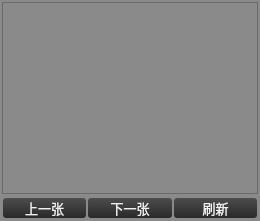
                       <widget class="QWidget" name="widget_33" native="true">
                        <property name="styleSheet">
                         <string notr="true">background-color: rgb(138, 138, 138);</string>
                        </property>
                        <layout class="QVBoxLayout" name="verticalLayout_27" stretch="1,0">
                         <property name="spacing">
                          <number>1</number>
                         </property>
                         <property name="leftMargin">
                          <number>1</number>
                         </property>
                         <property name="topMargin">
                          <number>1</number>
                         </property>
                         <property name="rightMargin">
                          <number>1</number>
                         </property>
                         <property name="bottomMargin">
                          <number>1</number>
                         </property>
                         <item>
                          <widget class="QWidget" name="widget_27" native="true">
                           <layout class="QVBoxLayout" name="verticalLayout_28">
                            <property name="spacing">
                             <number>1</number>
                            </property>
                            <property name="leftMargin">
                             <number>1</number>
                            </property>
                            <property name="topMargin">
                             <number>1</number>
                            </property>
                            <property name="rightMargin">
                             <number>1</number>
                            </property>
                            <property name="bottomMargin">
                             <number>1</number>
                            </property>
                            <item>
                             <widget class="QTableView" name="tableViewKT">
                              <property name="sizePolicy">
                               <sizepolicy hsizetype="Preferred" vsizetype="Preferred">
                                <horstretch>0</horstretch>
                                <verstretch>0</verstretch>
                               </sizepolicy>
                              </property>
                              <property name="maximumSize">
                               <size>
                                <width>16777215</width>
                                <height>16777215</height>
                               </size>
                              </property>
                             </widget>
                            </item>
                           </layout>
                          </widget>
                         </item>
                         <item>
                          <widget class="QWidget" name="widget_34" native="true">
                           <layout class="QHBoxLayout" name="horizontalLayout_49">
                            <property name="spacing">
                             <number>2</number>
                            </property>
                            <property name="leftMargin">
                             <number>2</number>
                            </property>
                            <property name="topMargin">
                             <number>2</number>
                            </property>
                            <property name="rightMargin">
                             <number>2</number>
                            </property>
                            <property name="bottomMargin">
                             <number>2</number>
                            </property>
                            <item>
                             <widget class="QPushButton" name="pushButtonKTPre">
                              <property name="sizePolicy">
                               <sizepolicy hsizetype="Preferred" vsizetype="Preferred">
                                <horstretch>0</horstretch>
                                <verstretch>0</verstretch>
                               </sizepolicy>
                              </property>
                              <property name="minimumSize">
                               <size>
                                <width>50</width>
                                <height>16</height>
                               </size>
                              </property>
                              <property name="maximumSize">
                               <size>
                                <width>16777215</width>
                                <height>35</height>
                               </size>
                              </property>
                              <property name="font">
                               <font>
                                <family>微软雅黑</family>
                                <pointsize>10</pointsize>
                               </font>
                              </property>
                              <property name="styleSheet">
                               <string notr="true">QPushButton#pushButtonKTPre{
	border-style: none;
	border: 0px;
	color: #F0F0F0;
	padding: 0px;	
	min-height: 16px;
	border-radius:3px;
	background: qlineargradient(spread:pad, x1:0, y1:0, x2:0, y2:1, stop:0 #4D4D4D, stop:1 #292929); 
}

QPushButton#pushButtonKTPre:hover{ 
	background: qlineargradient(spread:pad, x1:0, y1:0, x2:0, y2:1, stop:0 #636363, stop:1 #575757);
}

QPushButton#pushButtonKTPre:pressed{ 
	background: qlineargradient(spread:pad, x1:0, y1:0, x2:0, y2:1, stop:0 #4D4D4D, stop:1 #292929);
}</string>
                              </property>
                              <property name="text">
                               <string>上一张</string>
                              </property>
                             </widget>
                            </item>
                            <item>
                             <widget class="QPushButton" name="pushButtonKTNext">
                              <property name="sizePolicy">
                               <sizepolicy hsizetype="Preferred" vsizetype="Preferred">
                                <horstretch>0</horstretch>
                                <verstretch>0</verstretch>
                               </sizepolicy>
                              </property>
                              <property name="minimumSize">
                               <size>
                                <width>50</width>
                                <height>16</height>
                               </size>
                              </property>
                              <property name="maximumSize">
                               <size>
                                <width>16777215</width>
                                <height>35</height>
                               </size>
                              </property>
                              <property name="font">
                               <font>
                                <family>微软雅黑</family>
                                <pointsize>10</pointsize>
                               </font>
                              </property>
                              <property name="styleSheet">
                               <string notr="true">QPushButton#pushButtonKTNext{
	border-style: none;
	border: 0px;
	color: #F0F0F0;
	padding: 0px;	
	min-height: 16px;
	border-radius:3px;
	background: qlineargradient(spread:pad, x1:0, y1:0, x2:0, y2:1, stop:0 #4D4D4D, stop:1 #292929); 
}

QPushButton#pushButtonKTNext:hover{ 
	background: qlineargradient(spread:pad, x1:0, y1:0, x2:0, y2:1, stop:0 #636363, stop:1 #575757);
}

QPushButton#pushButtonKTNext:pressed{ 
	background: qlineargradient(spread:pad, x1:0, y1:0, x2:0, y2:1, stop:0 #4D4D4D, stop:1 #292929);
}</string>
                              </property>
                              <property name="text">
                               <string>下一张</string>
                              </property>
                             </widget>
                            </item>
                            <item>
                             <widget class="QPushButton" name="pushButtonKTRefresh">
                              <property name="sizePolicy">
                               <sizepolicy hsizetype="Preferred" vsizetype="Preferred">
                                <horstretch>0</horstretch>
                                <verstretch>0</verstretch>
                               </sizepolicy>
                              </property>
                              <property name="minimumSize">
                               <size>
                                <width>50</width>
                                <height>16</height>
                               </size>
                              </property>
                              <property name="maximumSize">
                               <size>
                                <width>16777215</width>
                                <height>35</height>
                               </size>
                              </property>
                              <property name="font">
                               <font>
                                <family>微软雅黑</family>
                                <pointsize>10</pointsize>
                               </font>
                              </property>
                              <property name="styleSheet">
                               <string notr="true">QPushButton#pushButtonKTRefresh{
	border-style: none;
	border: 0px;
	color: #F0F0F0;
	padding: 0px;	
	min-height: 16px;
	border-radius:3px;
	background: qlineargradient(spread:pad, x1:0, y1:0, x2:0, y2:1, stop:0 #4D4D4D, stop:1 #292929); 
}

QPushButton#pushButtonKTRefresh:hover{ 
	background: qlineargradient(spread:pad, x1:0, y1:0, x2:0, y2:1, stop:0 #636363, stop:1 #575757);
}

QPushButton#pushButtonKTRefresh:pressed{ 
	background: qlineargradient(spread:pad, x1:0, y1:0, x2:0, y2:1, stop:0 #4D4D4D, stop:1 #292929);
}</string>
                              </property>
                              <property name="text">
                               <string>刷新</string>
                              </property>
                             </widget>
                            </item>
                           </layout>
                          </widget>
                         </item>
                        </layout>
                       </widget>
